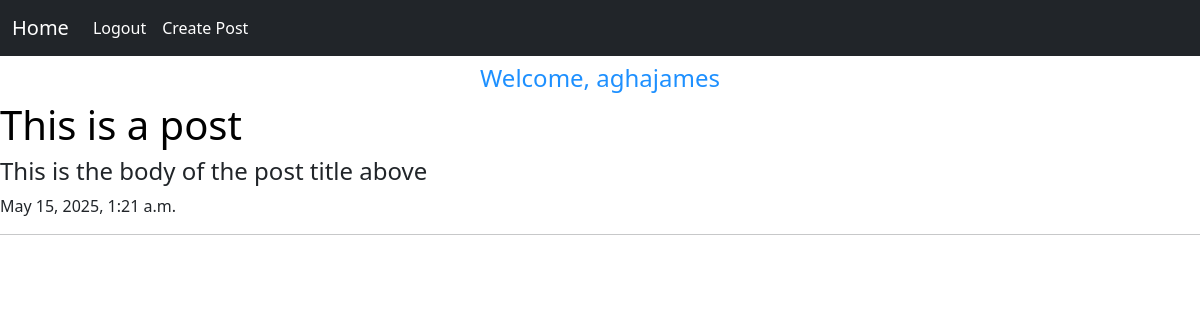
Page /home (signed in) on the committed database.
### contentapp/models.py (models this page shows)
class Post(models.Model):
    title = models.CharField(max_length=100)
    body = models.TextField(max_length=100000)
    when_created = models.DateTimeField(default=datetime.now, blank=True)

### contentapp/views.py (the view)
# urls.py: 2. Add a URL to urlpatterns:  path('', views.home, name='home')
def home(request):
    posts = Post.objects.all()
    return render(request, 'home.html', {'posts': posts})

### templates/home.html
{% extends 'index.html' %}
{% block mainpage %}
{% if user.is_authenticated %}
<div style=" padding-top: 4em;">
<h4 style="text-align: center; color: dodgerblue;">Welcome, {{user.username}}</h4>
    {% for post in posts %}
    <a style="text-decoration: none; color: black;" href="/display_post/{{post.id}}"><h1>{{post.title}}</h1></a>
    <h4>{{post.body|truncatewords:10}}</h4>
    <p>{{post.when_created}}</p>
    <hr>
    {% endfor %}
    {% else %}
    <h3 style="text-align: center;">Welcome. You have to be logged in to view other user's posts</h3>
    {% endif %}
</div>
{% endblock %}

### rows in the picture
Post: title "This is a post", body "This is the body of the post title above", when_created "May 15, 2025, 1:21 a.m."

### other values in the picture
{{ user.username }} "aghajames"
